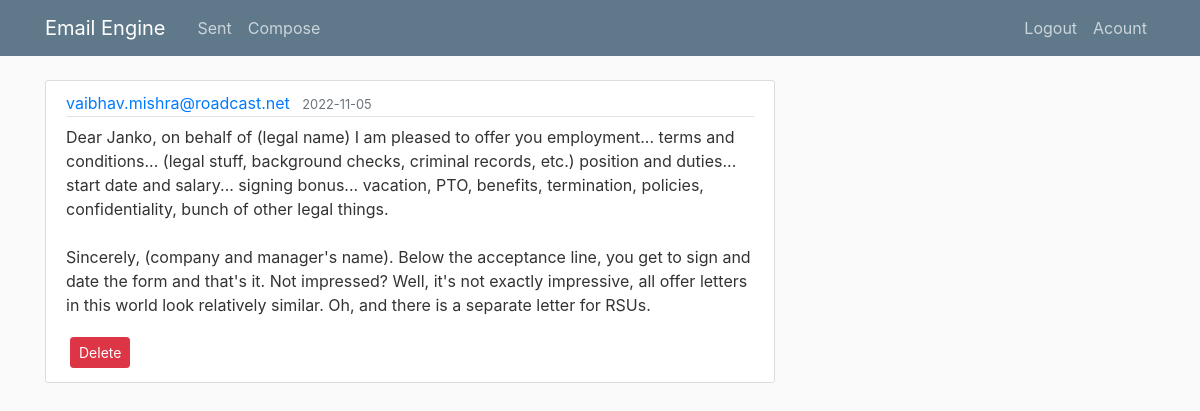
Page /sent_mails (signed in) on the committed database.
### models.py (models this page shows, shortened)
class SendMail(db.Model, UserMixin):
    id = db.Column(db.Integer, primary_key=True)
    email = db.Column(db.String(50), nullable=False)
    subject = db.Column(db.String(50), nullable=False)
    message = db.Column(db.Text, nullable=False)
    send_date = db.Column(db.DateTime, nullable = False, default=datetime.utcnow)
    user_id = db.Column(db.Integer)

### app/views.py (the view)
@app.route("/sent_mails")
@login_required
def sent_mail_data():
    print("$$$$$$$$$$$$$$$$$$$$$$$$$$$$$$$$$$$$$")
    mails = SendMail.query.filter(SendMail.user_id == current_user.id)
    return render_template('home.html', mails=mails)

### app/views.py (called while the page is built)
@login_manager.user_loader
def load_user(user_id):
    return User.query.get(int(user_id))

### app/templates/home.html (shortened to what this page needs)
{% extends "base.html" %}
{% block body %}
    {% for post in mails %}
        <article class="media content-section">
            <div class="media-body">
                <div class="article-metadata">
                <a class="mr-2" href="#">{{ post.email }}</a>
                <small class="text-muted">{{ post.send_date.strftime('%Y-%m-%d') }}</small>
                </div>
            <p class="article-content">{{ post.message }}</p>
                <button type="button" class="btn btn-danger btn-sm m-1" data-toggle="modal" data-target="#deleteModal">Delete</button>
          </div>
        </article>
    {% endfor %}
{% endblock %}

### app/templates/base.html (shortened to what this page needs)
<!DOCTYPE html>
<html lang="en">
<head>
    <link rel="stylesheet" href="https://maxcdn.bootstrapcdn.com/bootstrap/4.0.0/css/bootstrap.min.css">
    <link rel="stylesheet" type="text/css" href={{ url_for( 'static', filename='css/main.css' ) }}>
</head>
<body>
<header class="site-header">
      <nav class="navbar navbar-expand-md navbar-dark bg-steel fixed-top">
        <div class="container">
          <a class="navbar-brand mr-4" href="{{url_for('send_email')}}">Email Engine</a>
          <div class="collapse navbar-collapse" id="">
            <div class="navbar-nav mr-auto">
              <a class="nav-item nav-link" href="{{url_for('sent_mail_data')}}">Sent</a>
              <a class="nav-item nav-link" href="{{url_for('send_email')}}">Compose</a>
            </div>
            <div class="navbar-nav">
              {% if current_user.is_authenticated %}
              <a class="nav-item nav-link" href="{{url_for('logout')}}">Logout</a>
              <a class="nav-item nav-link" href="{{url_for('account')}}">Acount</a>
              {% else %}
                <a class="nav-item nav-link" href="{{url_for('login')}}">Login</a>
                <a class="nav-item nav-link" href="{{url_for('register')}}">Register</a>
              {% endif %}
            </div>
          </div>
        </div>
      </nav>
    </header>
    <header class="site-header">
      <nav class="navbar navbar-expand-md navbar-dark bg-steel fixed-top">
      </nav>
    </header>
    <main role="main" class="container">
      <div class="row">
        <div class="col-md-8">
          {% block body %} {% endblock %}
        </div>
      </div>
    </main>
</body>
</html>

### app/static/css/main.css (style rules this page uses)
body { background: #fafafa; color: #333333; margin-top: 5rem; }
.bg-steel { background-color: #5f788a; }
.site-header .navbar-nav .nav-link { color: #cbd5db; }
.content-section { background: #ffffff; padding: 10px 20px; border: 1px solid #dddddd; border-radius: 3px; margin-bottom: 20px; }
.article-content { white-space: pre-line; }
.article-metadata { padding-bottom: 1px; margin-bottom: 4px; border-bottom: 1px solid #e3e3e3 }

### rows in the picture
SendMail: email "vaibhav.mishra@roadcast.net", send_date "2022-11-05", message "Dear Janko, on behalf of (legal name) I am pleased to offer you employment... terms and conditions... (legal stuff, background checks, criminal records, etc.) position and duties... start date and salary... signing bonus... vacation, PTO, benefits, termination, policies, confidentiality, bunch of other legal things. Sincerely, (company and manager's name). Below the acceptance line, you get to sign and date the form and that's it. Not impressed? Well, it's not exactly impressive, all offer letters in this world look relatively similar. Oh, and there is a separate letter for RSUs."
